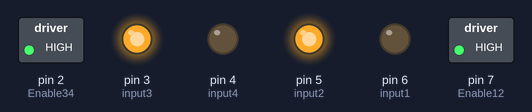
Bench run of a sketch on a simulated Arduino Uno, built with avr-gcc and run on an emulated ATmega328P. Parts: switched loads named in the sketch (green lamp = pin HIGH), output pins drawn as LEDs (lit = HIGH).

Above: at 0.1 s.
Timing chart, 0 to 1.6 s (numbered marks = the images above):
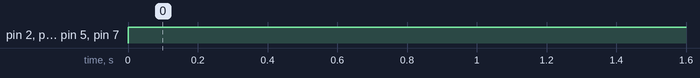

Measured:
- by itself, pin 2 (Enable34), pin 3 (input3), pin 5 (input2), pin 7 (Enable12): LOW → HIGH at 0.00 s

The sketch:

dc_motors_with_l293d1.ino
```cpp
int Enable34 = 2;

int input3 = 3;

int input4 = 4;

int input2 = 5;

int input1 = 6;

int Enable12 = 7;


void setup() {

pinMode(Enable34, OUTPUT);

pinMode(input3, OUTPUT);

pinMode(input4, OUTPUT);

pinMode(input2, OUTPUT);

pinMode(input1, OUTPUT);

pinMode(Enable12, OUTPUT);

}

void loop() {

digitalWrite(Enable34, HIGH);

digitalWrite(input3, HIGH);

digitalWrite(input4, LOW);

digitalWrite(input2, HIGH);

digitalWrite(input1, LOW);

digitalWrite(Enable12, HIGH);

}
```
